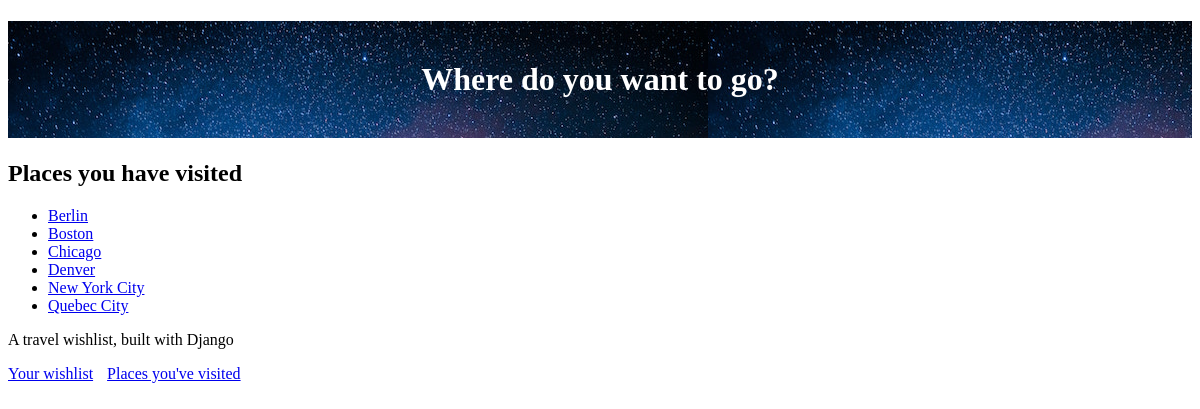
/visited (signed in), run on an earlier commit of the app's database.
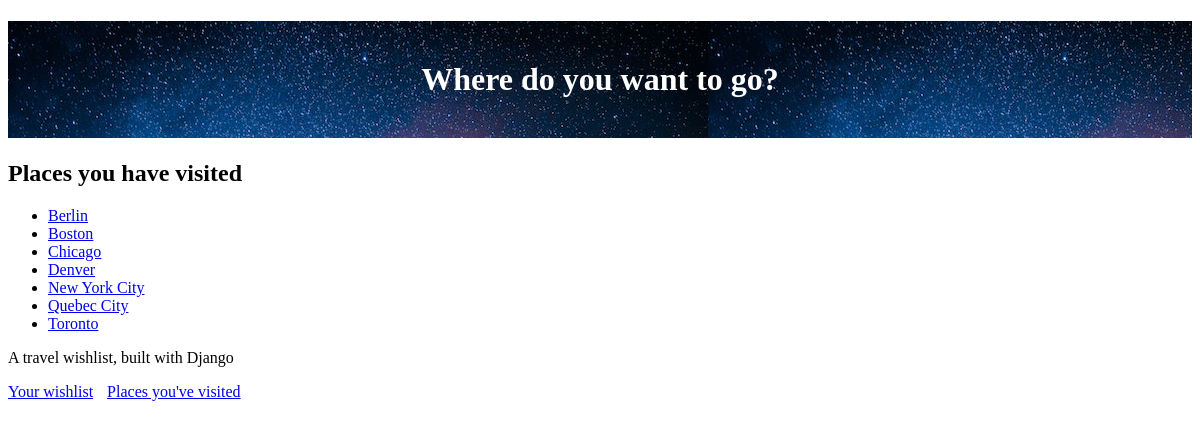
And on a later commit of the database.
### travel_wishlist/models.py (models this page shows, shortened)
class Place(models.Model):
    user = models.ForeignKey('auth.User', null=False, on_delete=models.CASCADE)
    name = models.CharField(max_length=200)
    visited = models.BooleanField(default=False)
    notes = models.TextField(blank=True, null=True)
    date_visited = models.DateField(blank=True, null=True)
    photo = models.ImageField(upload_to= 'user_images/', blank=True, null=True)

### travel_wishlist/views.py (the view)
# urls.py: path('visited', views.places_visited, name='places_visited'),
@login_required
def places_visited(request):
    visited = Place.objects.filter(user=request.user).filter(visited=True).order_by('name')
    return render(request,'travel_wishlist/visited.html', {'visited': visited })

### travel_wishlist/templates/travel_wishlist/visited.html
{% extends 'travel_wishlist/base.html' %}
{% block content %}
<h2>Places you have visited</h2>
{% if visited %}
<ul>
    {% for place in visited %}
        <li>
            <a href="{% url 'place_details' place_pk=place.pk %}">
                {{place.name}}
            </a>
        </li>
    {% endfor %}
</ul>
{% else %}
<p>You have not visited any places yet.</p>
{% endif %}
{% endblock %}

What changed in the data, as far as the page shows it:
added Place: name "Toronto"
